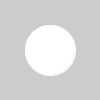
Frame 1 (no input)
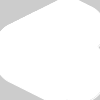
Frame 60 (the mouse pressed at the canvas centre just before this capture)
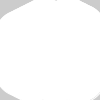
Frame 120 (the mouse held since frame 60 and released just before this capture)

The Processing sketch that drew these frames (run headless with seeded random() and noise(); from frame 60 on, the mouse is pressed at the canvas centre):

// Processing sketch: pong_to_complete
// ── pong_to_complete.pde
int punteggio_giocatore_uno;
int punteggio_giocatore_due;

int posizione_giocatore_uno_x;
int posizione_giocatore_uno_y;
int posizione_giocatore_due_x;
int posizione_giocatore_due_y;

int larghezza_giocatori;
int lunghezza_giocatori;

int velocita;

int[] direzioni;

int posizione_palla_x;
int posizione_palla_y;
int direzione_palla_x;
int direzione_palla_y;

int raggio_palla;
int velocita_palla;

void setup() {
  // crea una finestra grande 1280 e 720
  // metti uno sfondo nero
  // metti il colore del disegno bianco
  stroke(255, 255, 255);
  smooth();
  
  punteggio_giocatore_uno = 0;
  punteggio_giocatore_due = 0;
  
  larghezza_giocatori = 10;
  lunghezza_giocatori = 80;
  
  posizione_giocatore_uno_x = 0;
  posizione_giocatore_uno_y = height / 2 - lunghezza_giocatori / 2;
  posizione_giocatore_due_x = width - larghezza_giocatori;
  posizione_giocatore_due_y = height / 2 - lunghezza_giocatori / 2;
  
  // prova a cambiare questo numero, cosa succede?
  velocita = 5;
  direzioni = new int[2];
  direzioni[0] = 0;
  direzioni[1] = 0;
   
  posizione_palla_x = width / 2;
  posizione_palla_y = height / 2;
  direzione_palla_x = 2;
  direzione_palla_y = 1;
  
  raggio_palla = 50;
  velocita_palla = 3;
}

void draw() {
  clear();
  
  // disegna un bordo bianco intorno alla finestra (suggerimento: sono 4 linee diverse)
  // disegna una linea che tagli a metà il campo
  textSize(32);
  
  // disegna i punteggi dei due giocatori in alto
  
  posizione_giocatore_due_y += direzioni[1] * velocita;
  posizione_giocatore_uno_y += direzioni[0] * velocita;
  
  
  // disegna i due giocatori (suggerimento: sono due rettangoli)
  
  circle(posizione_palla_x, posizione_palla_y, raggio_palla);
  
  posizione_palla_x += direzione_palla_x * velocita_palla;
  posizione_palla_y += direzione_palla_y * velocita_palla;
  
  if(posizione_palla_x < raggio_palla / 2) {
    if(posizione_palla_y > posizione_giocatore_uno_y && posizione_palla_y < posizione_giocatore_uno_y + lunghezza_giocatori) {
      direzione_palla_x *= -1;
    } else {
      // aumenta il punteggio di giocatore 2 e porta la palla in mezzo al campo
    }
  }
  
  if(posizione_palla_x > width - raggio_palla / 2) {
    if(posizione_palla_y > posizione_giocatore_due_y && posizione_palla_y < posizione_giocatore_due_y + lunghezza_giocatori) {
      direzione_palla_x *= -1;
    } else {
      // aumenta il punteggio di giocatore 1 e porta la palla in mezzo al campo
    }
  }
  
  if(posizione_palla_y < raggio_palla / 2 || posizione_palla_y > height - raggio_palla / 2) {
    direzione_palla_y *= -1;
  }
}

void keyPressed() {
  if (key == CODED) {
    if (keyCode == UP) {
      direzioni[1] = -1;
    } else if (keyCode == DOWN) {
      direzioni[1] = 1;
    } 
  } else {
    if (key == 'w') {
      direzioni[0] = -1;
    } else if (key == 's') {
      direzioni[0] = 1;
    } 
  }
}

void keyReleased() {
  if (key == CODED && (keyCode == UP || keyCode == DOWN)) {
      direzioni[1] = 0; 
  } else if (key == 'w' || key == 's') {
      direzioni[0] = 0; 
  }
}
